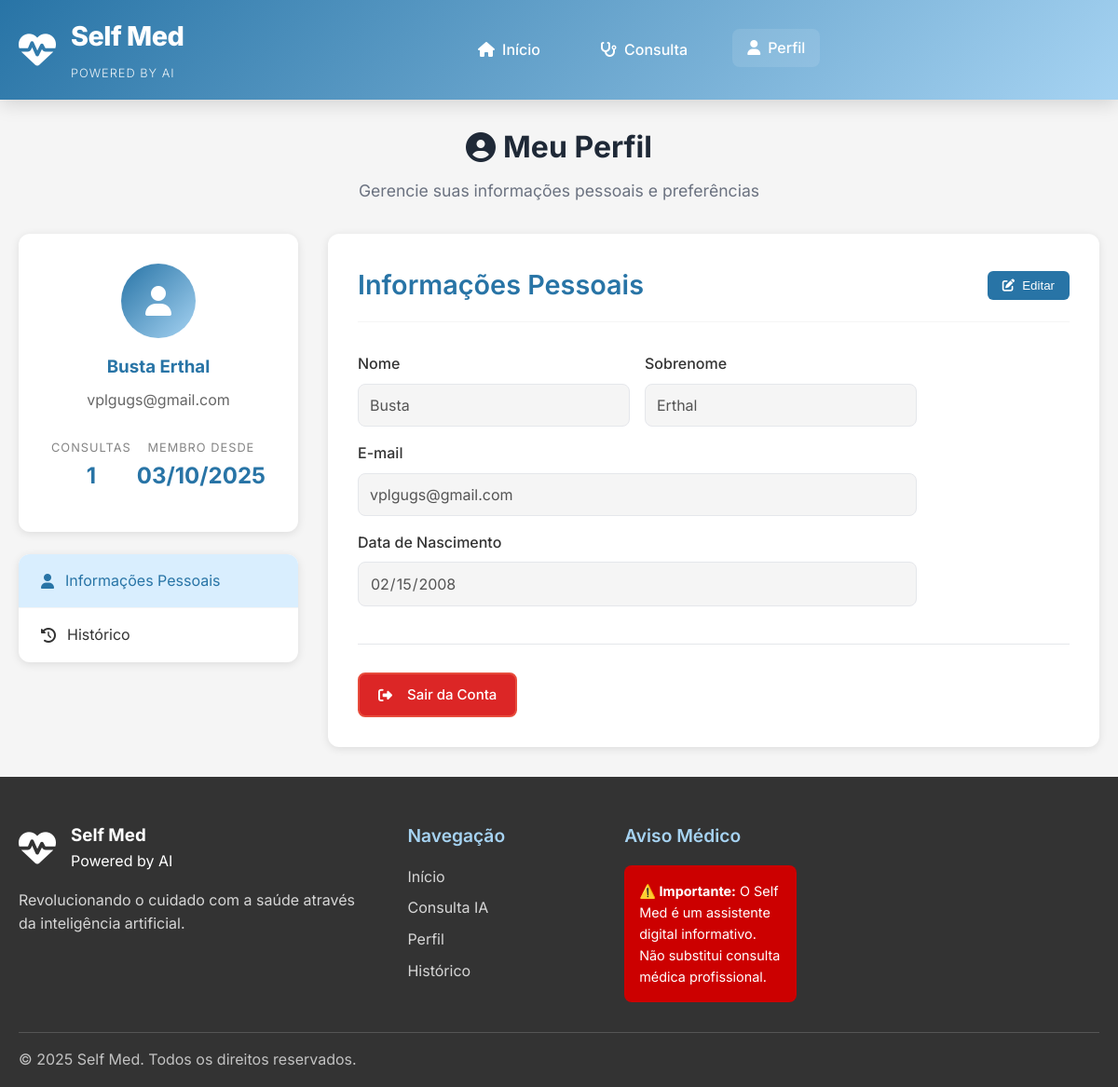
Page /src/views/perfilView.php (signed in) on the committed database.
### tables this page shows
CREATE TABLE `usuarios` (
  `id` int NOT NULL AUTO_INCREMENT,
  `nome` varchar(100) NOT NULL,
  `sobrenome` varchar(100) NOT NULL,
  `senha` varchar(255) NOT NULL,
  `data_cadastro` timestamp NULL DEFAULT CURRENT_TIMESTAMP,
  `email` varchar(100) NOT NULL,
  `data_nascimento` date DEFAULT NULL,
  PRIMARY KEY (`id`),
  UNIQUE KEY `email` (`email`)
);

### src/controller/perfil.php (called while the page is built, shortened)
<?php
include("conexao.php");
$id = $_SESSION['id'];
$stmt = $connection->prepare("
    SELECT nome, sobrenome, email, data_nascimento, data_cadastro
    FROM usuarios
    WHERE id = ?
");
$stmt->bind_param("i", $id);
$stmt->execute();
$result = $stmt->get_result();
if ($result->num_rows > 0) {
    $user = $result->fetch_assoc();
} else {
    session_destroy();
    header("Location: ../views/index.php");
    exit();
}
$stmt_consultas = $connection->prepare("
    SELECT COUNT(*) AS total_consultas
    FROM consultas
    WHERE id_usuario = ?
");
$stmt_consultas->bind_param("i", $id);
$stmt_consultas->execute();
$result_consultas = $stmt_consultas->get_result();
$consultas = $result_consultas->fetch_assoc();
$total_consultas = $consultas['total_consultas'] ?? 0;
?>

### src/views/perfilView.php (the view, shortened to what this page needs)
<?php
include("../controller/perfil.php");
?>
<!DOCTYPE html>
<html lang="pt-BR">
<head>
    <link rel="stylesheet" href="css/styles.css">
    <link rel="stylesheet" href="https://cdnjs.cloudflare.com/ajax/libs/font-awesome/6.4.0/css/all.min.css">
</head>
<body>
    <header class="header">
        <div class="container">
            <div class="nav-brand">
                <div class="logo">
                    <i class="fas fa-heartbeat"></i>
                    <div class="brand-text">
                        <h1>Self Med</h1>
                        <span class="tagline">Powered by AI</span>
                    </div>
                </div>
            </div>
            <nav class="nav-menu">
                <a href="index.php" class="nav-link">
                    <i class="fas fa-home"></i>
                    <span>Início</span>
                </a>
                <a href="consulta.php" class="nav-link">
                    <i class="fas fa-stethoscope"></i>
                    <span>Consulta</span>
                </a>
                <a href="" class="nav-link active" style="color: white;">
                    <i class="fas fa-user"></i>
                    <span>Perfil</span>
                </a>
            </nav>
        </div>
    </header>
    <main class="profile-page">
        <div class="container">
            <div class="page-header">
                <h1><i class="fas fa-user-circle"></i> Meu Perfil</h1>
                <p>Gerencie suas informações pessoais e preferências</p>
            </div>
            <div class="profile-container">
                <div class="profile-sidebar">
                    <div class="profile-card">
                        <div class="profile-avatar-large">
                            <i class="fas fa-user"></i>
                        </div>
                        <h3 id="sidebar-name">
                            <?php echo htmlspecialchars($user['nome']) . ' ' . htmlspecialchars($user['sobrenome']); ?>
                        </h3>
                        <p id="sidebar-email">
                            <?php echo htmlspecialchars($user['email']); ?>
                        </p>
                        <div class="profile-stats">
                            <div class="stat">
                                <span class="stat-label">Consultas</span>
                                <span class="stat-number" id="total-consultations">
                                    <?php echo htmlspecialchars($total_consultas); ?>
                                </span>
                            </div>
                            <div class="stat">
                                <span class="stat-label">Membro desde</span>
                                <span class="stat-number" id="member-since">
                                    <?php echo date('d/m/Y', strtotime($user['data_cadastro'])); ?>
                                </span>
                            </div>
                        </div>
                    </div>
                    <div class="profile-nav">
                        <a href="#personal-info" class="profile-nav-item active" data-tab="personal-info">
                            <i class="fas fa-user"></i>Informações Pessoais
                        </a>
                        <a href="historico.php" class="profile-nav-item">
                            <i class="fas fa-history"></i>Histórico
                        </a>
                    </div>
                </div>
                <div class="profile-content">
                    <div class="tab-content active" id="personal-info">
                        <div class="content-header">
                            <h2>Informações Pessoais</h2>
                            <button class="btn-edit" type="button">
                                <i class="fas fa-edit"></i>Editar
                            </button>
                        </div>
                        <form class="profile-form" id="personal-info-form">
                            <div class="form-row">
                                <div class="form-group">
                                    <label for="firstName">Nome</label>
                                    <input
                                        type="text"
                                        id="firstName"
                                        name="firstName"
                                        value="<?php echo htmlspecialchars($user['nome']); ?>"
                                        disabled
                                        required
                                    >
                                </div>
                                <div class="form-group">
                                    <label for="lastName">Sobrenome</label>
                                    <input
                                        type="text"
                                        id="lastName"
                                        name="lastName"
                                        value="<?php echo htmlspecialchars($user['sobrenome']); ?>"
                                        disabled
                                        required
                                    >
                                </div>
                            </div>
                            <div class="form-group">
                                <label for="email">E-mail</label>
                                <input
                                    type="email"
                                    id="email"
                                    name="email"
                                    value="<?php echo htmlspecialchars($user['email']); ?>"
                                    disabled
                                    required
                                >
                            </div>
                            <div class="form-group">
                                <label for="birthDate">Data de Nascimento</label>
                                <input
                                    type="date"
                                    id="birthDate"
                                    name="dataNascimento"
                                    value="<?php echo htmlspecialchars($user['data_nascimento']); ?>"
                                    disabled
                                >
                            </div>
                        </form>
                        <div class="logout-section" style="margin-top: 40px; padding-top: 30px; border-top: 1px solid #e5e7eb;">
                            <a href="../controller/logout.php" class="btn-logout" style="display: inline-flex; align-items: center; gap: 8px; padding: 10px 20px; background-color: #dc2626; color: white; border-radius: 8px; text-decoration: none; font-weight: 500; transition: all 0.2s;">
                                <i class="fas fa-sign-out-alt"></i> Sair da Conta
                            </a>
                        </div>
                    </div>
                </div>
            </div>
        </div>
    </main>
    <footer class="footer">
        <div class="container">
            <div class="footer-content">
                <div class="footer-section">
                    <div class="footer-brand">
                        <div class="logo">
                            <i class="fas fa-heartbeat"></i>
                            <div class="brand-text">
                                <h3>Self Med</h3>
                                <span>Powered by AI</span>
                            </div>
                        </div>
                        <p>Revolucionando o cuidado com a saúde através da inteligência artificial.</p>
                    </div>
                </div>
                <div class="footer-section">
                    <h4>Navegação</h4>
                    <ul class="footer-links">
                        <li><a href="index.php">Início</a></li>
                        <li><a href="consulta.php">Consulta IA</a></li>
                        <li><a href="perfil.php">Perfil</a></li>
                        <li><a href="historico.php">Histórico</a></li>
                    </ul>
                </div>
                <div class="footer-section">
                    <h4>Aviso Médico</h4>
                    <div class="medical-disclaimer">
                        <p><strong>⚠️ Importante:</strong> O Self Med é um assistente digital informativo. Não substitui consulta médica profissional.</p>
                    </div>
                </div>
            </div>
            <div class="footer-bottom">
                <div class="footer-bottom-content">
                    <p>&copy; 2025 Self Med. Todos os direitos reservados.</p>
                </div>
            </div>
        </div>
    </footer>
</body>
</html>

### rows in the picture
usuarios: nome "Busta", sobrenome "Erthal", email "vplgugs@gmail.com", data_cadastro "03/10/2025", firstName "Busta", lastName "Erthal", dataNascimento "02/15/2008"

### other values in the picture
$total_consultas "1"
